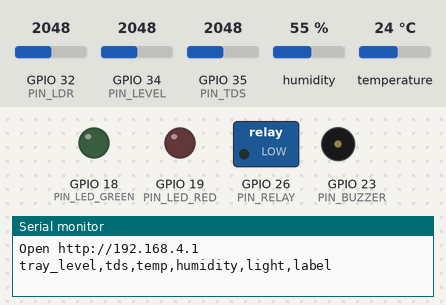
Simulated run of this sketch. Board: ESP32. Shown: switched loads named in the sketch (green lamp = pin HIGH), output pins drawn as LEDs (lit = HIGH), buzzer (waves = sounding, pin HIGH), the last lines printed to the serial monitor. The inputs (shaded band) are chosen by the test bench; at power-on: temperature 24 °C, GPIO 34 (PIN_LEVEL) = 2048, GPIO 32 (PIN_LDR) = 2048, GPIO 35 (PIN_TDS) = 2048, humidity 55 %.

Above: at 1.2 s.
1.3 s: temperature set to 20 °C
5.6 s: temperature set to 17 °C
At 6.2 s:
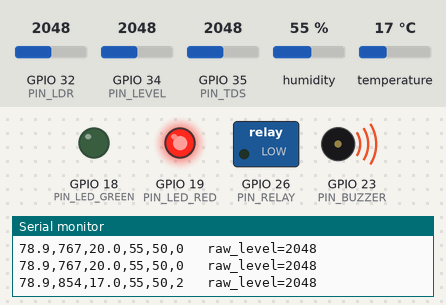
At 7.1 s:
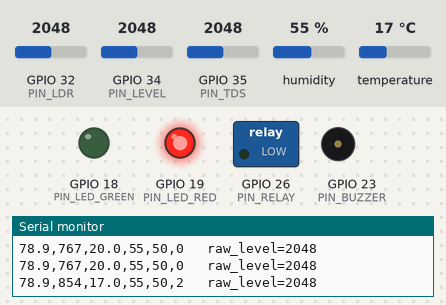
8.2 s: temperature set to 19 °C
At 11.3 s:
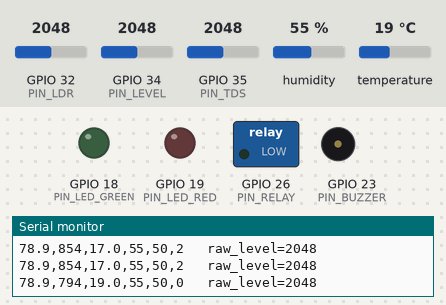
11.6 s: GPIO 34 (PIN_LEVEL) set to 3972
At 13.5 s:
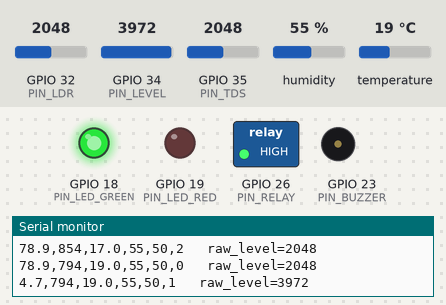
16.6 s: GPIO 34 (PIN_LEVEL) set to 3110
24.6 s: GPIO 34 (PIN_LEVEL) set to 3020
Timing chart, 0 to 27.6 s (numbered marks = the images above; inputs shaded):
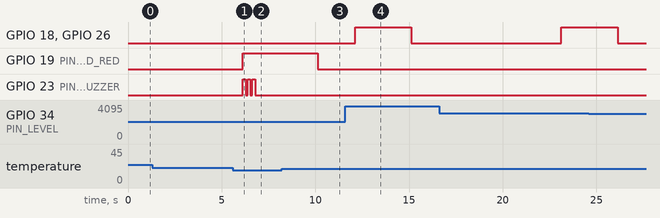

Measured:
- the behaviour switches between 19 and 18 °C on temperature (found by bisection; images 0 and 1)
- after the input at 5.6 s, GPIO 19 (PIN_LED_RED): LOW → HIGH after 0.53 s; GPIO 23 (PIN_BUZZER): alternates HIGH for 0.15 s and LOW for 0.10 s, 6 changes in all, then stays LOW, starting after 0.53 s
- after the input at 8.2 s, GPIO 19 (PIN_LED_RED): HIGH → LOW after 1.9 s
- after the input at 11.6 s, GPIO 18 (PIN_LED_GREEN), GPIO 26 (PIN_RELAY): LOW → HIGH after 0.52 s, → LOW 3.0 s later

The sketch:

smart_irrigation.ino
```cpp
/*
  SMART AI IRRIGATION  -  ESP32 only
  Runs on the ESP32 alone, next to the Smart Safe (the safe keeps the ATmega32 and the LCD).
  Checks the irrigation WATER (salinity with the TDS sensor), the plant cup water level,
  the air (DHT11) and the light (LDR). A trained decision tree (ai_model.h) decides:
     0 = WAIT, 1 = IRRIGATE (pump on), 2 = ALERT (water too salty, over 800 ppm -> pump blocked)
  The phone is the screen: connect to WiFi "SmartIrrigation" (password 12345678),
  then open http://192.168.4.1

  Library (Tools > Manage Libraries):
    - DHT sensor library  by Adafruit  (press "Install all" so it also installs Adafruit Unified Sensor)
  Keep ai_model.h in the same folder as this file.
*/

#include <WiFi.h>
#include <WebServer.h>
#include <DHT.h>
#include "ai_model.h"

// ---------- PINS ----------
const int PIN_TDS    = 35;   // TDS board A (analog)
const int PIN_LEVEL  = 34;   // HW-080 board AO (analog), probe in the plant cup
const int PIN_DHT    = 4;    // DHT11 DATA
const int PIN_LDR    = 32;   // LDR + 10k divider (analog). More light = higher number
const int PIN_RELAY  = 26;   // relay board IN1 -> pump
const int PIN_BUZZER = 23;   // optional
const int PIN_LED_GREEN = 18; // optional: pump running (with a 220 ohm resistor)
const int PIN_LED_RED   = 19; // optional: alert (with a 220 ohm resistor)

// ---------- SETTINGS ----------
const bool RELAY_ACTIVE_HIGH = true;   // RM4V relay board turns ON with HIGH (tested). If the pump works the opposite way, set false
int LEVEL_DRY = 4095;    // raw value with the probe in air         (see "raw" on the phone page)
int LEVEL_WET = 1500;    // raw value with the probe deep in water   (see "raw" on the phone page)
const unsigned long PUMP_PULSE_MS = 3000;   // pump runs 3 s, then waits and measures again
const unsigned long SETTLE_MS     = 8000;   // wait for the water to settle
const char *AP_SSID = "SmartIrrigation";
const char *AP_PASS = "12345678";

DHT dht(PIN_DHT, DHT11);
WebServer server(80);

float tds = 0, level = 0, temp = 25, hum = 50, light = 50;
int   rawLevel = 0;
int   decision = 0;
bool  autoMode = true;
bool  pumpOn = false;
unsigned long pumpStarted = 0, lastPumpStop = 0, lastRead = 0;
const char *NAMES[] = {"WAIT", "IRRIGATE", "ALERT"};

// ---------- SENSORS ----------
int readMedianMv(int pin) {
  const int N = 21;
  int v[N];
  for (int i = 0; i < N; i++) { v[i] = analogReadMilliVolts(pin); delay(5); }
  for (int i = 0; i < N - 1; i++)
    for (int j = i + 1; j < N; j++)
      if (v[j] < v[i]) { int t = v[i]; v[i] = v[j]; v[j] = t; }
  return v[N / 2];
}

float readTds(float waterTemp) {
  float volt = readMedianMv(PIN_TDS) / 1000.0;
  float comp = 1.0 + 0.02 * (waterTemp - 25.0);       // temperature compensation
  float cv = volt / comp;
  float ppm = (133.42 * cv * cv * cv - 255.86 * cv * cv + 857.39 * cv) * 0.5;
  return ppm < 0 ? 0 : ppm;
}

float readLevel() {
  rawLevel = analogRead(PIN_LEVEL);
  float pct = (float)(LEVEL_DRY - rawLevel) * 100.0 / (LEVEL_DRY - LEVEL_WET);
  return constrain(pct, 0, 100);
}

float readLight() {
  return constrain(analogRead(PIN_LDR) * 100.0 / 4095.0, 0, 100);   // 0 = dark, 100 = strong light
}

void readSensors() {
  float t = dht.readTemperature();
  float h = dht.readHumidity();
  if (!isnan(t)) temp = t;
  if (!isnan(h)) hum = h;
  tds = readTds(temp);           // water temp ~ air temp (no water thermometer)
  level = readLevel();
  light = readLight();
  decision = aiDecide(level, tds, temp, hum, light);
  // CSV line for training: tray_level,tds,temp,humidity,light,label
  Serial.printf("%.1f,%.0f,%.1f,%.0f,%.0f,%d   raw_level=%d\n", level, tds, temp, hum, light, decision, rawLevel);
}

// ---------- PUMP ----------
void setPump(bool on) {
  if (on == pumpOn) return;
  pumpOn = on;
  digitalWrite(PIN_RELAY, (on == RELAY_ACTIVE_HIGH) ? HIGH : LOW);
  digitalWrite(PIN_LED_GREEN, on ? HIGH : LOW);
  if (on) pumpStarted = millis(); else lastPumpStop = millis();
}

void autoControl() {
  unsigned long now = millis();
  if (decision == 2) { setPump(false); return; }                 // never pump salty water
  if (pumpOn && now - pumpStarted > PUMP_PULSE_MS) setPump(false);
  else if (!pumpOn && decision == 1 && now - lastPumpStop > SETTLE_MS) setPump(true);
}

// ---------- PHONE PAGE ----------
const char PAGE[] PROGMEM = R"HTML(
<!doctype html><html><head><meta charset="utf-8"><meta name="viewport" content="width=device-width,initial-scale=1">
<title>Smart Irrigation</title>
<style>
body{font-family:sans-serif;background:#0f1d17;color:#eaf5ee;margin:0;padding:16px}
h1{font-size:22px;margin:0 0 12px}
.grid{display:grid;grid-template-columns:1fr 1fr;gap:10px}
.card{background:#1a2e25;border-radius:14px;padding:14px}
.v{font-size:28px;font-weight:bold}.l{opacity:.7;font-size:13px}
#dec{font-size:30px;font-weight:bold;text-align:center;padding:18px;border-radius:14px;margin:12px 0}
button{width:100%;padding:14px;font-size:17px;border:0;border-radius:12px;margin-top:8px;background:#2f6b4f;color:#fff}
</style></head><body>
<h1>Smart AI Irrigation</h1>
<div id="dec">...</div>
<div class="grid">
 <div class="card"><div class="l">Water salinity (TDS)</div><div class="v" id="tds">-</div><div class="l" id="q"></div></div>
 <div class="card"><div class="l">Plant cup water level</div><div class="v" id="lvl">-</div><div class="l" id="raw"></div></div>
 <div class="card"><div class="l">Temperature</div><div class="v" id="t">-</div></div>
 <div class="card"><div class="l">Humidity</div><div class="v" id="h">-</div></div>
 <div class="card" style="grid-column:span 2"><div class="l">Light (LDR)</div><div class="v" id="lt">-</div><div class="l" id="lq"></div></div>
</div>
<div class="card" style="margin-top:10px">Pump: <b id="p">-</b> &nbsp; Mode: <b id="m">-</b>
<button onclick="go('/mode')">Switch Auto / Manual</button>
<button id="pb" onclick="go('/pump')">Pump ON / OFF (manual)</button></div>
<div class="l" style="margin-top:10px">AI: decision tree running on the ESP32 (no internet needed)</div>
<script>
function go(u){fetch(u).then(r=>r.json()).then(show)}
function show(d){
 tds.textContent=d.tds+' ppm'; lvl.textContent=d.level+' %'; raw.textContent='raw '+d.raw;
 t.textContent=d.temp+' °C'; h.textContent=d.hum+' %';
 lt.textContent=d.light+' %'; lq.textContent=d.light>70?'Strong sun: water later':d.light<15?'Dark':'Normal light';
 q.textContent=d.tds<450?'Good water':d.tds<=800?'Slightly salty':'Too salty!';
 var c={WAIT:'#3a4d44',IRRIGATE:'#1f7a4d',ALERT:'#a33'}[d.dec];
 dec.textContent='AI: '+d.dec; dec.style.background=c;
 p.textContent=d.pump?'ON':'OFF'; m.textContent=d.auto?'AUTO':'MANUAL';
 pb.disabled=d.auto; pb.style.opacity=d.auto?.4:1;
}
setInterval(()=>go('/data'),2000); go('/data');
</script></body></html>)HTML";

void sendJson() {
  char buf[200];
  snprintf(buf, sizeof(buf),
    "{\"tds\":%.0f,\"level\":%.0f,\"raw\":%d,\"temp\":%.1f,\"hum\":%.0f,\"light\":%.0f,\"dec\":\"%s\",\"pump\":%s,\"auto\":%s}",
    tds, level, rawLevel, temp, hum, light, NAMES[decision], pumpOn ? "true" : "false", autoMode ? "true" : "false");
  server.send(200, "application/json", buf);
}

void setupWeb() {
  WiFi.softAP(AP_SSID, AP_PASS);
  Serial.print("Open http://"); Serial.println(WiFi.softAPIP());
  server.on("/", []() { server.send_P(200, "text/html; charset=utf-8", PAGE); });
  server.on("/data", sendJson);
  server.on("/mode", []() { autoMode = !autoMode; setPump(false); sendJson(); });
  server.on("/pump", []() {
    if (!autoMode && decision != 2) setPump(!pumpOn);   // salty water stays blocked
    sendJson();
  });
  server.begin();
}

// ---------- SETUP / LOOP ----------
void setup() {
  Serial.begin(115200);
  pinMode(PIN_RELAY, OUTPUT);
  digitalWrite(PIN_RELAY, RELAY_ACTIVE_HIGH ? LOW : HIGH);   // pump off at start
  pinMode(PIN_BUZZER, OUTPUT);
  pinMode(PIN_LED_GREEN, OUTPUT);
  pinMode(PIN_LED_RED, OUTPUT);
  analogSetAttenuation(ADC_11db);                            // read up to ~3.1 V
  dht.begin();
  setupWeb();
  Serial.println("tray_level,tds,temp,humidity,light,label");
}

void loop() {
  server.handleClient();
  unsigned long now = millis();

  if (now - lastRead > 2000) {          // read every 2 s
    lastRead = now;
    int before = decision;
    readSensors();
    digitalWrite(PIN_LED_RED, decision == 2 ? HIGH : LOW);
    if (decision == 2 && before != 2) {  // new alert: beep 3 times
      for (int i = 0; i < 3; i++) { digitalWrite(PIN_BUZZER, HIGH); delay(150); digitalWrite(PIN_BUZZER, LOW); delay(100); }
    }
  }

  if (autoMode) autoControl();
  else if (pumpOn && decision == 2) setPump(false);
}
```

ai_model.h
```cpp
// Trained decision tree (generated by train_model.py)
// returns 0 = WAIT, 1 = IRRIGATE, 2 = ALERT
int aiDecide(float tray_level, float tds, float temp, float humidity, float light) {
  if (tds <= 800.27f) {
    if (tray_level <= 53.68f) {
      if (light <= 69.98f) {
        if (tray_level <= 39.75f) {
          if (temp <= 17.45f) {
            if (tray_level <= 29.91f) {
              return 1;
            } else {
              return 0;
            }
          } else {
            if (tds <= 733.43f) {
              return 1;
            } else {
              return 1;
            }
          }
        } else {
          if (temp <= 30.00f) {
            if (humidity <= 40.34f) {
              return 1;
            } else {
              return 0;
            }
          } else {
            if (temp <= 38.89f) {
              return 1;
            } else {
              return 1;
            }
          }
        }
      } else {
        if (tray_level <= 15.00f) {
          if (tds <= 168.24f) {
            return 1;
          } else {
            return 1;
          }
        } else {
          if (tray_level <= 21.60f) {
            if (light <= 79.82f) {
              return 0;
            } else {
              return 0;
            }
          } else {
            return 0;
          }
        }
      }
    } else {
      if (tray_level <= 54.97f) {
        if (light <= 52.75f) {
          return 0;
        } else {
          return 0;
        }
      } else {
        if (temp <= 36.58f) {
          if (tray_level <= 55.44f) {
            return 0;
          } else {
            if (tray_level <= 90.05f) {
              return 0;
            } else {
              return 0;
            }
          }
        } else {
          if (temp <= 37.21f) {
            return 0;
          } else {
            if (humidity <= 53.77f) {
              return 0;
            } else {
              return 0;
            }
          }
        }
      }
    }
  } else {
    if (tray_level <= 60.50f) {
      if (tray_level <= 12.44f) {
        if (humidity <= 40.55f) {
          return 2;
        } else {
          return 2;
        }
      } else {
        return 2;
      }
    } else {
      if (tds <= 1134.10f) {
        if (tds <= 825.29f) {
          return 2;
        } else {
          if (humidity <= 82.03f) {
            return 2;
          } else {
            if (tray_level <= 77.75f) {
              return 2;
            } else {
              return 2;
            }
          }
        }
      } else {
        if (light <= 44.28f) {
          return 2;
        } else {
          return 2;
        }
      }
    }
  }
}
```
